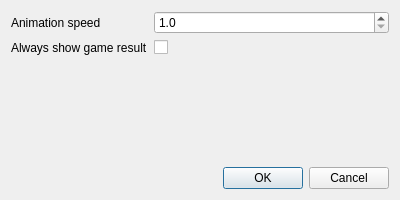
<?xml version="1.0" encoding="UTF-8"?>
<ui version="4.0">
 <class>PreferenceDialog</class>
 <widget class="QDialog" name="PreferenceDialog">
  <property name="windowModality">
   <enum>Qt::ApplicationModal</enum>
  </property>
  <property name="geometry">
   <rect>
    <x>0</x>
    <y>0</y>
    <width>400</width>
    <height>200</height>
   </rect>
  </property>
  <property name="windowTitle">
   <string>Preference</string>
  </property>
  <property name="modal">
   <bool>true</bool>
  </property>
  <layout class="QVBoxLayout" name="verticalLayout">
   <item>
    <layout class="QFormLayout" name="formLayout">
     <item row="0" column="0">
      <widget class="QLabel" name="label">
       <property name="text">
        <string>Animation speed</string>
       </property>
      </widget>
     </item>
     <item row="0" column="1">
      <widget class="QDoubleSpinBox" name="animationSpeedSpinBox">
       <property name="decimals">
        <number>1</number>
       </property>
       <property name="minimum">
        <double>1.000000000000000</double>
       </property>
       <property name="maximum">
        <double>10.000000000000000</double>
       </property>
       <property name="singleStep">
        <double>1.000000000000000</double>
       </property>
       <property name="value">
        <double>1.000000000000000</double>
       </property>
      </widget>
     </item>
     <item row="1" column="0">
      <widget class="QLabel" name="label_2">
       <property name="text">
        <string>Always show game result</string>
       </property>
      </widget>
     </item>
     <item row="1" column="1">
      <widget class="QCheckBox" name="showGameResultCheckBox">
       <property name="text">
        <string/>
       </property>
      </widget>
     </item>
    </layout>
   </item>
   <item>
    <widget class="QDialogButtonBox" name="buttonBox">
     <property name="orientation">
      <enum>Qt::Horizontal</enum>
     </property>
     <property name="standardButtons">
      <set>QDialogButtonBox::Cancel|QDialogButtonBox::Ok</set>
     </property>
    </widget>
   </item>
  </layout>
 </widget>
 <resources/>
 <connections>
  <connection>
   <sender>buttonBox</sender>
   <signal>accepted()</signal>
   <receiver>PreferenceDialog</receiver>
   <slot>accept()</slot>
   <hints>
    <hint type="sourcelabel">
     <x>248</x>
     <y>254</y>
    </hint>
    <hint type="destinationlabel">
     <x>157</x>
     <y>274</y>
    </hint>
   </hints>
  </connection>
  <connection>
   <sender>buttonBox</sender>
   <signal>rejected()</signal>
   <receiver>PreferenceDialog</receiver>
   <slot>reject()</slot>
   <hints>
    <hint type="sourcelabel">
     <x>316</x>
     <y>260</y>
    </hint>
    <hint type="destinationlabel">
     <x>286</x>
     <y>274</y>
    </hint>
   </hints>
  </connection>
 </connections>
</ui>
